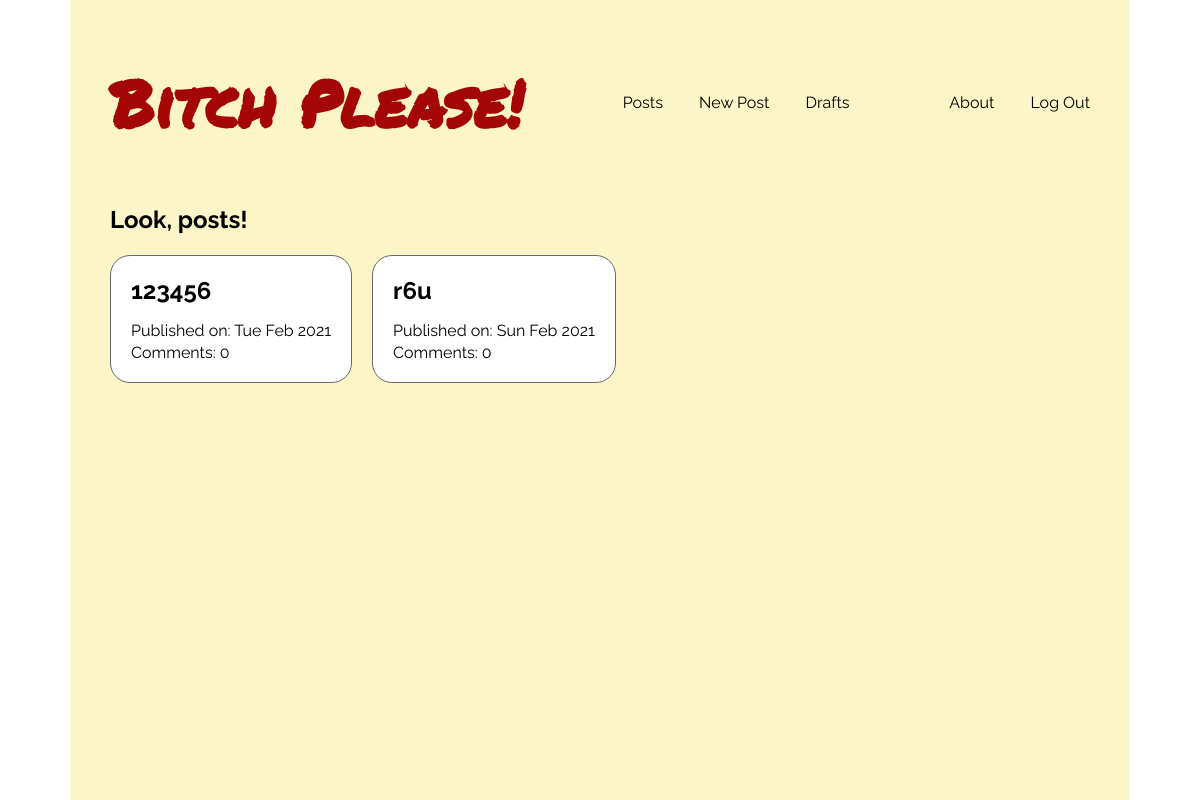
Page /posts/ (signed in) on the earlier database version.
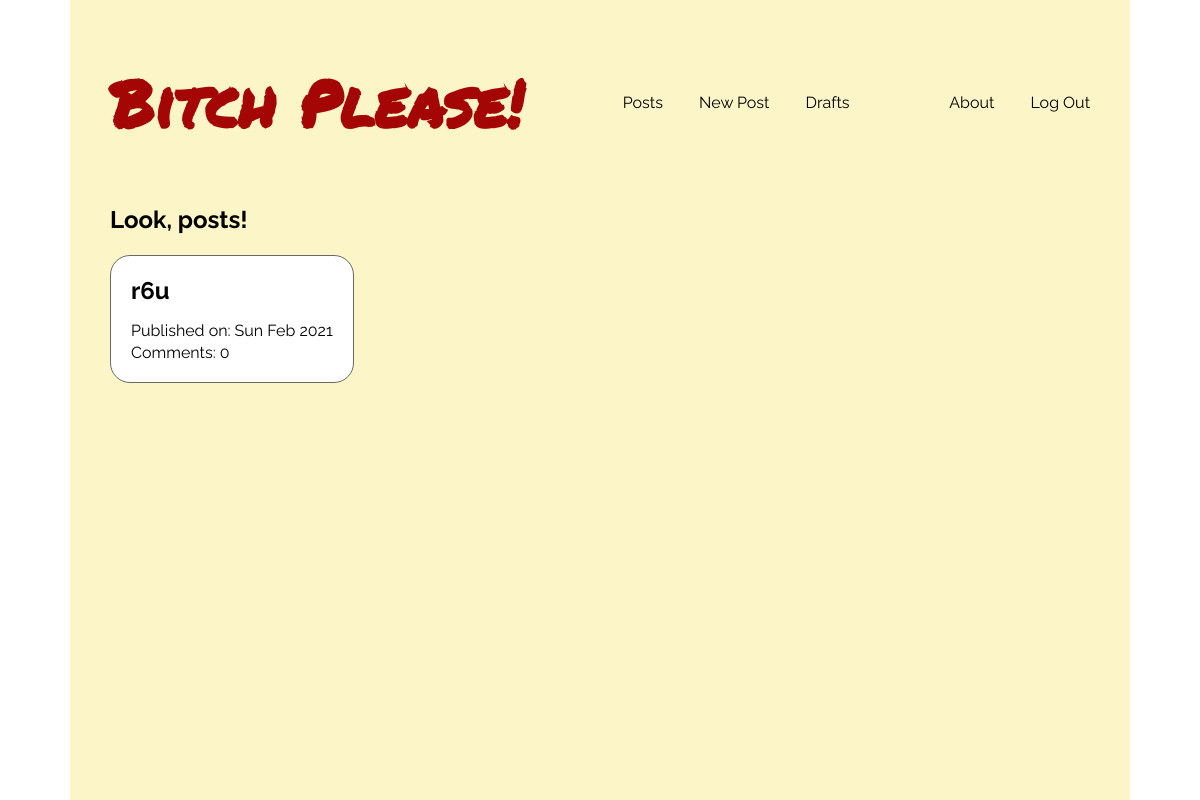
Same page on the later database version.
### blog/models.py (models this page shows, shortened)
class Post(models.Model):
    author = models.ForeignKey('auth.User', on_delete=models.CASCADE)
    title = models.CharField(max_length=200)
    text = models.TextField()
    created_date = models.DateTimeField(default=timezone.now)
    published_date = models.DateTimeField(blank = True, null = True)
    def approve_comments(self):
        return self.comments.filter(approved_comment = True)

### blog/views.py (the view)
# urls.py: path('posts/', views.PostListView.as_view(), name = 'post_list'),
class PostListView(ListView):
    model = Post
    def get_queryset(self):
        return Post.objects.filter(published_date__lte=timezone.now()).order_by('-published_date')

### blog/templates/blog/post_list.html
{% extends "base.html" %}
{% block content %}
    <section class="container">
        <h2>Look, posts!</h2>
        <div class="flex wrap">
            {% for post in post_list %}
                <div class="post-card">
                    <h2><a href="{% url 'blog:post_detail' pk=post.pk %}"> {{ post.title }}</a></h2>
                    <div>
                        <p>Published on: {{ post.published_date|date:"D M Y" }}</p>
                    </div>
                    <a href="{% url 'blog:post_detail' pk=post.pk %}">Comments: {{ post.approve_comments.count }}</a>
                </div>
            {% endfor %}
        </div>
    </section>
{% endblock %}

### templates/base.html (shortened to what this page needs)
<!DOCTYPE html>
{% load static %}
<html lang="en">
<head>
    <link rel="stylesheet" href="//cdn.jsdelivr.net/medium-editor/latest/css/medium-editor.min.css" type="text/css" media="screen" charset="utf-8">
    <link rel="stylesheet" href="{% static "css/styles.css" %}">
</head>
<body class="main-layout">
    <header>
        <div class="flex wrap space-between align-center container">
            <a href="{% url 'blog:index' %}"><h1>Bitch Please!</h1></a>
            <nav>
                <a href="{% url 'blog:post_list' %}">Posts</a>
                {% if user.is_authenticated %}
                <a href="{% url 'blog:post_new' %}">New Post</a>
                <a href="{% url 'blog:post_draft_list' %}">Drafts</a>
                {% endif %}
            </nav>
            <nav>
                <a href="{% url 'blog:about' %}">About</a>
                {% if user.is_authenticated %}
                <a href="{% url 'logout' %}">Log Out</a>
                {% else %}
                <a href="{% url 'login' %}">Login</a>
                {% endif %}
            </nav>
        </div>
    </header>
    <main>
        {% block content %}
        {% endblock %}
    </main>
</body>
</html>

### static/css/_base.css (style rules this page uses)
* { box-sizing: border-box; }
html { font-family: Raleway, Helvetica, sans-serif; }
body { margin: 0; }
h1, h2, h3, h4, h5, h6, p { margin: 0; padding: 0; }
h1 { font-family: Permanent; font-size: 4rem; color: #A40606; }
h2, h3 { margin-bottom: 1rem; }
p { margin-bottom: 0.2rem; }
a { color: inherit; text-decoration: none; }
header { padding: 3.5rem 0; }
nav a { margin-right: 2rem; transition: font-size 0.5s; }
nav a:last-of-type { margin: 0; }
.post-card { background-color: white; padding: 20px; margin: 5px 20px 5px 0; border: 1px solid #696969; border-radius: 20px; transition: border-color color 0.8s; }

### static/css/_helper.css (style rules this page uses)
.flex { display: flex; }
.align-center { align-items: center; }
.space-between { justify-content: space-between; }
.wrap { flex-wrap: wrap; }

### static/css/_layout.css (style rules this page uses)
.main-layout { display: grid; grid-template-columns: minmax(1.5rem, 1fr) minmax(auto, 1060px) minmax(1.5rem, 1fr); grid-template-rows: auto 1fr auto; min-height: 100vh; }
.main-layout > * { grid-column: 2; background-color: #FCF5C7; }
.container { margin: 0 40px; }

Differences in the rows shown:
removed Post: title "123456", published_date "Tue Feb 2021", approve_comments.count "0"
